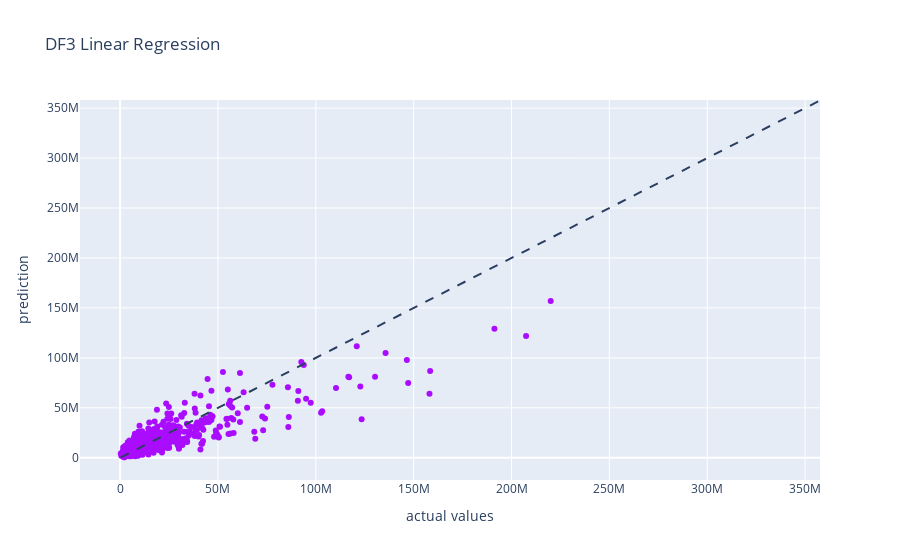

Notebook code for this chart:
### Markdown cell above
### Interesting at how much UNDER-predicting occured on this model. More attributes are probably needed with higher coefficients. 

## DF3 "Balanced"

### Code cell
# Df3 is the "in-between" model -- MPAA, ReleaseSeason, and Distributor are included.
# Brand and Franchise have too many differing values to be reliable

df3 = df
df3 = df3.drop(columns = ['ReleaseSeason','Brand','Franchise', 'Distributor', 'MPAA', 'Runtime'])

df3 = pd.concat([df3, dfM], axis = 1)
df3 = pd.concat([df3, dfR], axis = 1)
df3 = pd.concat([df3, dfD], axis = 1)

X = df3.drop(columns=['Opening']) 
y = df3['Opening']

X_train, X_test, y_train, y_test = train_test_split(X, y, test_size = 0.25, random_state=1)

tt = TransformedTargetRegressor(
    regressor=LinearRegression(),
    func=np.log,
    inverse_func=np.exp,
)

tt.fit(X_train, y_train)
y_pred = tt.predict(X_test)

DF3LRTrain = tt.score(X_train, y_train)
DF3LRTest = tt.score(X_test, y_test)
print("DF3 Linear Regression Trainingg Score: ", round(DF3LRTrain,2))
print("DF3 Linear Regression Testing Score: ", round(DF3LRTest,2))

dfLR = pd.DataFrame({'Actual': y_test,'Predicted': y_pred, 'Difference': y_test - y_pred})
dfLR['Actual'] = (dfLR['Actual'] / 1000000)
dfLR['Predicted'] = (dfLR['Predicted'] / 1000000)
dfLR['Difference'] = (dfLR['Difference'] / 1000000)
display(dfLR)

fig = px.scatter(x=y_test, y=y_pred, labels={'x': 'actual values', 'y': 'prediction'}, title = 'DF3 Linear Regression',
                color_discrete_sequence=px.colors.qualitative.Alphabet)
fig.add_shape(
    type="line", line=dict(dash='dash'),
    x0=y.min(), y0=y.min(),
    x1=y.max(), y1=y.max()
)
fig.show()

### Figure 1 — Plotly figure (JSON) as saved in the notebook; plotly's stock layout.template omitted (floating-point values rounded to 4 significant figures; data arrays with more than 128 entries replaced by an {"elided": "..."} marker saying what was removed)
{"data": [{"hovertemplate": "actual values=%{x}<br>prediction=%{y}<extra></extra>", "legendgroup": "", "marker": {"color": "#AA0DFE", "symbol": "circle"}, "mode": "markers", "name": "", "orientation": "v", "showlegend": false, "type": "scatter", "x": {"elided": "748 int values"}, "xaxis": "x", "y": {"elided": "748 float values"}, "yaxis": "y"}], "layout": {"legend": {"tracegroupgap": 0}, "shapes": [{"line": {"dash": "dash"}, "type": "line", "x0": 317213, "x1": 357115007, "y0": 317213, "y1": 357115007}], "title": {"text": "DF3 Linear Regression"}, "xaxis": {"anchor": "y", "domain": [0, 1], "title": {"text": "actual values"}}, "yaxis": {"anchor": "x", "domain": [0, 1], "title": {"text": "prediction"}}}}
